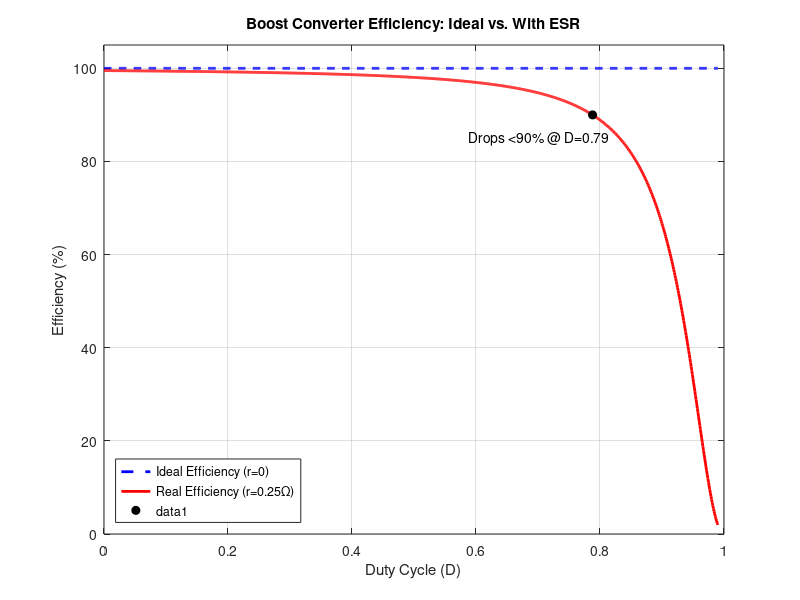

Reproduce this figure in MATLAB.
% Parameters
r = 0.250;       % Inductor ESR in Ohms
R_load = 50;     % Load Resistance in Ohms
D = 0:0.001:0.99; % Duty Cycle vector

% 1. Ideal Efficiency Calculation (r = 0)
% Efficiency is always 100% (or 1)
Eff_Ideal = ones(size(D)); 

% 2. Real Efficiency Calculation (with ESR)
% Derived Formula: 1 / ( 1 + r / (R_load * (1-D)^2) )
ratio = r / R_load;
Eff_Real = 1 ./ ( 1 + ratio ./ ((1 - D).^2) );

% Plotting
figure;
plot(D, Eff_Ideal * 100, 'b--', 'LineWidth', 2); hold on; % Ideal (Blue Dashed)
plot(D, Eff_Real * 100, 'r-', 'LineWidth', 2);           % Real (Red Solid)
grid on;

% Formatting
title('Boost Converter Efficiency: Ideal vs. With ESR');
xlabel('Duty Cycle (D)');
ylabel('Efficiency (%)');
legend('Ideal Efficiency (r=0)', ['Real Efficiency (r=' num2str(r) '\Omega)'], 'Location', 'SouthWest');
xlim([0 1]);
ylim([0 105]);

% Mark the drop-off point (e.g., where Efficiency drops below 90%)
idx_90 = find(Eff_Real < 0.90, 1);
if ~isempty(idx_90)
    plot(D(idx_90), Eff_Real(idx_90)*100, 'ko', 'MarkerFaceColor', 'k');
    text(D(idx_90)-0.2, Eff_Real(idx_90)*100-5, sprintf('Drops <90%% @ D=%.2f', D(idx_90)));
end